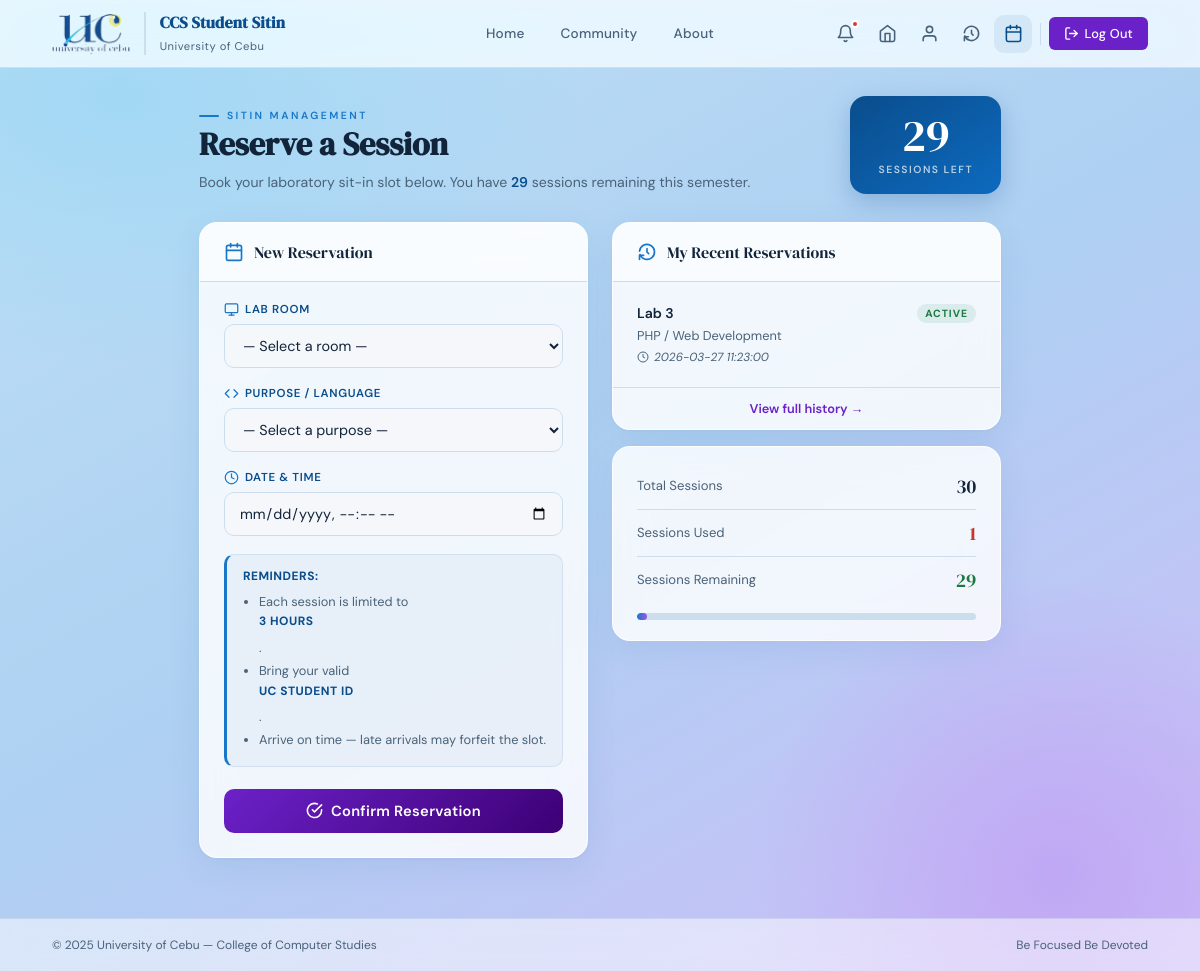
The app's page /Reservation.php (signed in) with its own data.
### tables this page shows
CREATE TABLE `announcements` (`id`, `title`, `body`, `tag`, `posted_at`);

CREATE TABLE `students` (`id`, `first_name`, `middle_name`, `last_name`, `student_id`, `course`, `course_code`, `level`, `email`, `address`, `password`, `sessions`, `used`, `created_at`, `profile_pic`);

CREATE TABLE `sitin_logs` (`id`, `student_id`, `lab_room`, `purpose`, `date_in`, `date_out`, `status`);

### Reservation.php (the view, shortened to what this page needs)
<?php
$db   = get_db();
$stmt = $db->prepare('SELECT * FROM students WHERE id = ? LIMIT 1');
$stmt->execute([$_SESSION['student']['id']]);
$student = $stmt->fetch();
$remaining = $student['sessions'] - $student['used'];
$errors    = [];
$reservations = $db->prepare("
    SELECT * FROM sitin_logs
    WHERE student_id = ?
    ORDER BY date_in DESC
    LIMIT 10
");
$reservations->execute([$student['id']]);
$reservations = $reservations->fetchAll();
?>
<!DOCTYPE html>
<html lang="en">
<head>
  <link rel="stylesheet" href="css/Style.css"/>
  <link rel="stylesheet" href="css/Students.css"/>
  <link rel="stylesheet" href="css/Reservation.css"/>
</head>
<body class="student-page" style="display:flex;flex-direction:column;min-height:100vh;">
<?php include __DIR__ . '/nav_student.php'; ?>
<main class="reservation-main" style="flex:1;">
  <div class="res-page-header">
    <div class="res-page-header-text">
      <span class="section-eyebrow">SitIn Management</span>
      <h1 class="res-page-title">Reserve a Session</h1>
      <p class="res-page-sub">Book your laboratory sit-in slot below. You have <strong><?= $remaining ?></strong> session<?= $remaining !== 1 ? 's' : '' ?> remaining this semester.</p>
    </div>
    <div class="res-session-badge">
      <span class="rsb-num"><?= $remaining ?></span>
      <span class="rsb-label">Sessions Left</span>
    </div>
  </div>
  <div class="res-layout">
    <div class="res-form-col">
      <div class="res-card">
        <div class="res-card-header">
          <span>New Reservation</span>
        </div>
        <?php if ($remaining <= 0): ?>
          <div class="res-alert res-alert--warning">
            <span>&#9888;</span>
            You have used all your sit-in sessions for this semester.
          </div>
        <?php else: ?>
        <form method="POST" action="Reservation.php" class="res-form" novalidate>
          <div class="res-field <?= isset($errors['lab_room']) ? 'res-field--error' : '' ?>">
            <label for="lab_room">
              <svg width="15" height="15" viewBox="0 0 24 24" fill="none" stroke="currentColor" stroke-width="2" stroke-linecap="round" stroke-linejoin="round">
                <rect x="2" y="3" width="20" height="14" rx="2" ry="2"/>
                <line x1="8" y1="21" x2="16" y2="21"/>
                <line x1="12" y1="17" x2="12" y2="21"/>
              </svg>
              Lab Room
            </label>
            <select id="lab_room" name="lab_room">
              <option value="">— Select a room —</option>
            </select>
          </div>
          <div class="res-field <?= isset($errors['purpose']) ? 'res-field--error' : '' ?>">
            <label for="purpose">
              <svg width="15" height="15" viewBox="0 0 24 24" fill="none" stroke="currentColor" stroke-width="2" stroke-linecap="round" stroke-linejoin="round">
                <polyline points="16 18 22 12 16 6"/>
                <polyline points="8 6 2 12 8 18"/>
              </svg>
              Purpose / Language
            </label>
            <select id="purpose" name="purpose">
              <option value="">— Select a purpose —</option>
            </select>
          </div>
          <div class="res-field <?= isset($errors['date_in']) ? 'res-field--error' : '' ?>">
            <label for="date_in">
              <svg width="15" height="15" viewBox="0 0 24 24" fill="none" stroke="currentColor" stroke-width="2" stroke-linecap="round" stroke-linejoin="round">
                <circle cx="12" cy="12" r="10"/>
                <polyline points="12 6 12 12 16 14"/>
              </svg>
              Date &amp; Time
            </label>
            <input type="datetime-local" id="date_in" name="date_in"
              value="<?= htmlspecialchars($_POST['date_in'] ?? '') ?>"
              min="<?= date('Y-m-d\TH:i') ?>"/>
          </div>
          <div class="res-info-box">
            <strong>Reminders:</strong>
            <ul>
              <li>Each session is limited to <strong>3 hours</strong>.</li>
              <li>Bring your valid <strong>UC Student ID</strong>.</li>
              <li>Arrive on time — late arrivals may forfeit the slot.</li>
            </ul>
          </div>
          <button type="submit" class="res-submit-btn">
            <svg width="17" height="17" viewBox="0 0 24 24" fill="none" stroke="currentColor" stroke-width="2.2" stroke-linecap="round" stroke-linejoin="round">
              <path d="M22 11.08V12a10 10 0 1 1-5.93-9.14"/>
              <polyline points="22 4 12 14.01 9 11.01"/>
            </svg>
            Confirm Reservation
          </button>
        </form>
        <?php endif; ?>
      </div>
    </div>
    <div class="res-history-col">
      <div class="res-card">
        <div class="res-card-header">
          <svg width="20" height="20" viewBox="0 0 24 24" fill="none" stroke="currentColor" stroke-width="2" stroke-linecap="round" stroke-linejoin="round">
            <polyline points="12 8 12 12 14 14"/>
            <path d="M3.05 11a9 9 0 1 1 .5 4"/>
            <polyline points="3 21 3 16 8 16"/>
          </svg>
          <span>My Recent Reservations</span>
        </div>
        <?php if (empty($reservations)): ?>
          <div class="res-empty">
            <svg width="40" height="40" viewBox="0 0 24 24" fill="none" stroke="currentColor" stroke-width="1.4" stroke-linecap="round" stroke-linejoin="round" color="var(--rule)">
              <rect x="3" y="4" width="18" height="18" rx="2" ry="2"/>
              <line x1="16" y1="2" x2="16" y2="6"/>
              <line x1="8"  y1="2" x2="8"  y2="6"/>
              <line x1="3"  y1="10" x2="21" y2="10"/>
            </svg>
            <p>No reservations yet.</p>
            <small>Your sit-in history will appear here.</small>
          </div>
        <?php else: ?>
          <div class="res-history-list">
            <?php foreach ($reservations as $log): ?>
            <div class="res-history-item">
              <div class="rhi-top">
                <span class="rhi-room"><?= htmlspecialchars($log['lab_room']) ?></span>
                <span class="rhi-status rhi-status--<?= $log['status'] ?>">
                  <?= ucfirst(htmlspecialchars($log['status'])) ?>
                </span>
              </div>
              <div class="rhi-purpose"><?= htmlspecialchars($log['purpose']) ?></div>
              <div class="rhi-date">
                <svg width="12" height="12" viewBox="0 0 24 24" fill="none" stroke="currentColor" stroke-width="2">
                  <circle cx="12" cy="12" r="10"/><polyline points="12 6 12 12 16 14"/>
                </svg>
                <?= htmlspecialchars($log['date_in']) ?>
              </div>
            </div>
            <?php endforeach; ?>
          </div>
          <a href="History.php" class="res-view-all">View full history &rarr;</a>
        <?php endif; ?>
      </div>
      <div class="res-summary-card">
        <div class="rsc-row">
          <span class="rsc-label">Total Sessions</span>
          <span class="rsc-val"><?= $student['sessions'] ?></span>
        </div>
        <div class="rsc-divider"></div>
        <div class="rsc-row">
          <span class="rsc-label">Sessions Used</span>
          <span class="rsc-val used"><?= $student['used'] ?></span>
        </div>
        <div class="rsc-divider"></div>
        <div class="rsc-row">
          <span class="rsc-label">Sessions Remaining</span>
          <span class="rsc-val remaining"><?= $remaining ?></span>
        </div>
        <div class="rsc-bar-wrap">
          <div class="rsc-bar">
            <div class="rsc-bar-fill" style="width:<?= ($student['sessions'] > 0) ? round(($student['used']/$student['sessions'])*100) : 0 ?>%"></div>
          </div>
        </div>
      </div>
    </div>
  </div>
</main>
<?php include __DIR__ . '/footer.php'; ?>
</body>
</html>

### css/Students.css (style rules this page uses)
body.student-page { display: flex; flex-direction: column; min-height: 100vh; background: radial-gradient(ellipse 70% 50% at 10% 10%, #a2d8f4 0%, transparent 55%), radial-gradient(ellipse 50% 60% at 88% 90%, #c0a8f4 0%, transparent 50%), linear-gradient(150deg, #bde0f6 0%, #aed0f2 50%, #cdbcf8 100%); }
.section-eyebrow { font-size: 0.65rem; font-weight: 600; text-transform: uppercase; letter-spacing: 2.5px; color: var(--blue-mid); display: flex; align-items: center; gap: 8px; }
.section-eyebrow::before { content: ''; display: inline-block; width: 20px; height: 2px; background: var(--blue-mid); border-radius: 2px; }

### nav_student.php (style rules this page uses)
body.student-page a { text-decoration: none !important; }

### records on screen
students: remaining "29", sessions "30", used "1"
sitin_logs: lab_room "Lab 3", status "ACTIVE", purpose "PHP / Web Development", date_in "2026-03-27 11:23:00"
